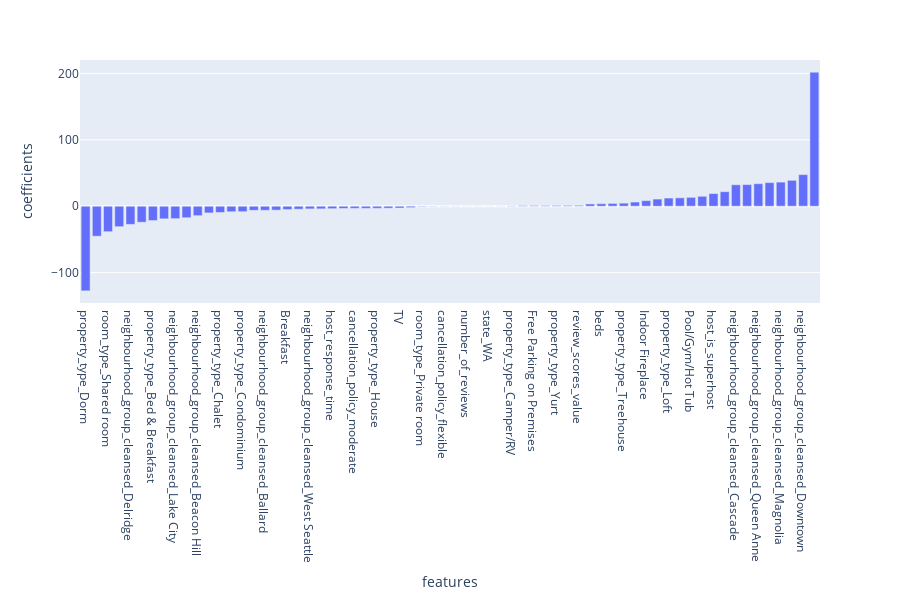

Notebook cell for this chart:
### Code cell
validate_feat_importance(X, lm_model)

### Figure 1 — Plotly figure (JSON) as saved in the notebook; plotly's stock layout.template omitted (floating-point values rounded to 4 significant figures)
{"data": [{"alignmentgroup": "True", "hovertemplate": "features=%{x}<br>coefficients=%{y}<extra></extra>", "legendgroup": "", "marker": {"color": "#636efa", "pattern": {"shape": ""}}, "name": "", "offsetgroup": "", "orientation": "v", "showlegend": false, "textposition": "auto", "type": "bar", "x": ["property_type_Dorm", "property_type_Tent", "room_type_Shared room", "neighbourhood_group_cleansed_Northgate", "neighbourhood_group_cleansed_Delridge", "neighbourhood_group_cleansed_Interbay", "property_type_Bed & Breakfast", "neighbourhood_group_cleansed_Rainier Valley", "neighbourhood_group_cleansed_Lake City", "neighbourhood_group_cleansed_Seward Park", "neighbourhood_group_cleansed_Beacon Hill", "property_type_Other", "property_type_Chalet", "property_type_Townhouse", "property_type_Condominium", "property_type_Apartment", "neighbourhood_group_cleansed_Ballard", "24-Hour Check-in", "Breakfast", "neighbourhood_group_cleansed_Central Area", "neighbourhood_group_cleansed_West Seattle", "neighbourhood_group_cleansed_Other neighborhoods", "host_response_time", "Pets Allowed", "cancellation_policy_moderate", "reviews_per_month", "property_type_House", "Washer / Dryer", "TV", "neighbourhood_group_cleansed_University District", "room_type_Private room", "host_acceptance_rate", "cancellation_policy_flexible", "calculated_host_listings_count", "number_of_reviews", "host_since_days", "state_WA", "host_response_rate", "property_type_Camper/RV", "month", "Free Parking on Premises", "Wheelchair Accessible", "property_type_Yurt", "instant_bookable", "review_scores_value", "cancellation_policy_strict", "beds", "is_local_host", "property_type_Treehouse", "property_type_Cabin", "Indoor Fireplace", "accommodates", "property_type_Loft", "property_type_Bungalow", "Pool/Gym/Hot Tub", "Air Conditioning", "host_is_superhost", "neighbourhood_group_cleansed_Capitol Hill", "neighbourhood_group_cleansed_Cascade", "bedrooms", "neighbourhood_group_cleansed_Queen Anne", "bathrooms", "neighbourhood_group_cleansed_Magnolia", "room_type_Entire home/apt", "neighbourhood_group_cleansed_Downtown", "property_type_Boat"], "xaxis": "x", "y": [-127.5, -45.16, -38.37, -30.77, -27.35, -24.11, -21.59, -19.0, -18.72, -17.32, -14.2, -10.08, -9.387, -8.312, -8.196, -6.167, -6.132, -5.892, -4.973, -4.459, -4.03, -3.953, -3.702, -3.348, -3.199, -3.193, -3.065, -2.932, -2.653, -2.025, -0.6368, -0.2893, -0.1649, -0.1236, -0.05063, -0.002169, -2.309e-13, 0.1008, 0.4138, 0.9045, 1.037, 1.045, 1.121, 1.205, 1.353, 3.364, 3.739, 4.215, 4.609, 6.306, 8.394, 10.79, 12.34, 12.66, 13.37, 14.97, 19.13, 21.87, 32.33, 32.58, 33.91, 35.58, 36.34, 39.0, 47.63, 202.0], "yaxis": "y"}], "layout": {"barmode": "relative", "height": 600, "legend": {"tracegroupgap": 0}, "margin": {"t": 60}, "xaxis": {"anchor": "y", "domain": [0, 1], "title": {"text": "features"}}, "yaxis": {"anchor": "x", "domain": [0, 1], "title": {"text": "coefficients"}}}}
